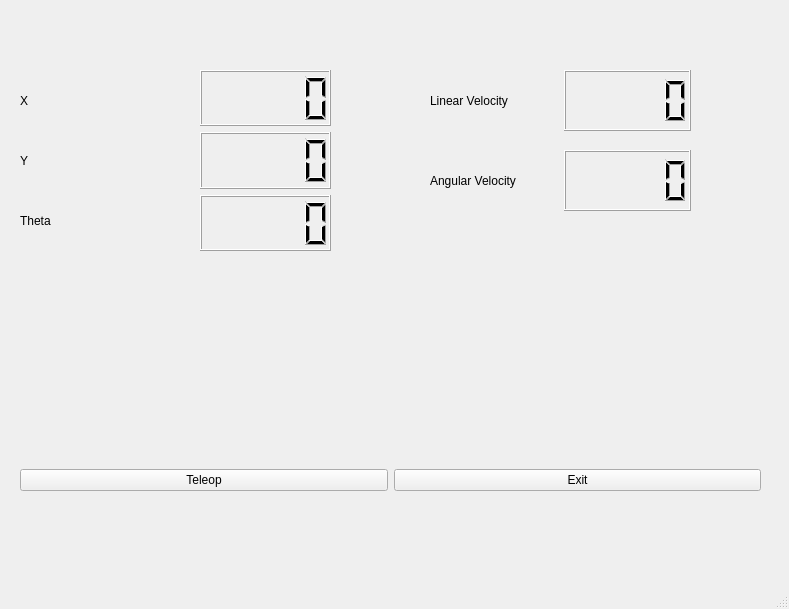
<?xml version="1.0" encoding="UTF-8"?>
<ui version="4.0">
 <class>MainWindow</class>
 <widget class="QMainWindow" name="MainWindow">
  <property name="geometry">
   <rect>
    <x>0</x>
    <y>0</y>
    <width>789</width>
    <height>609</height>
   </rect>
  </property>
  <property name="windowTitle">
   <string>MainWindow</string>
  </property>
  <widget class="QWidget" name="centralwidget">
   <widget class="QWidget" name="layoutWidget">
    <property name="geometry">
     <rect>
      <x>20</x>
      <y>420</y>
      <width>741</width>
      <height>121</height>
     </rect>
    </property>
    <layout class="QHBoxLayout" name="horizontalLayout">
     <item>
      <widget class="QPushButton" name="Teleop">
       <property name="text">
        <string>Teleop</string>
       </property>
      </widget>
     </item>
     <item>
      <widget class="QPushButton" name="Exit">
       <property name="text">
        <string>Exit</string>
       </property>
      </widget>
     </item>
    </layout>
   </widget>
   <widget class="QWidget" name="layoutWidget_2">
    <property name="geometry">
     <rect>
      <x>20</x>
      <y>190</y>
      <width>181</width>
      <height>61</height>
     </rect>
    </property>
    <layout class="QHBoxLayout" name="horizontalLayout_5">
     <item>
      <widget class="QLabel" name="label_3">
       <property name="text">
        <string>Theta</string>
       </property>
      </widget>
     </item>
    </layout>
   </widget>
   <widget class="QWidget" name="layoutWidget">
    <property name="geometry">
     <rect>
      <x>20</x>
      <y>70</y>
      <width>181</width>
      <height>61</height>
     </rect>
    </property>
    <layout class="QHBoxLayout" name="horizontalLayout_4">
     <item>
      <widget class="QLabel" name="label">
       <property name="text">
        <string>X</string>
       </property>
      </widget>
     </item>
    </layout>
   </widget>
   <widget class="QWidget" name="layoutWidget">
    <property name="geometry">
     <rect>
      <x>20</x>
      <y>130</y>
      <width>181</width>
      <height>61</height>
     </rect>
    </property>
    <layout class="QHBoxLayout" name="horizontalLayout_3">
     <item>
      <widget class="QLabel" name="label_2">
       <property name="text">
        <string>Y</string>
       </property>
      </widget>
     </item>
    </layout>
   </widget>
   <widget class="QWidget" name="layoutWidget">
    <property name="geometry">
     <rect>
      <x>200</x>
      <y>70</y>
      <width>131</width>
      <height>181</height>
     </rect>
    </property>
    <layout class="QVBoxLayout" name="verticalLayout_2">
     <item>
      <widget class="QLCDNumber" name="x_lcd"/>
     </item>
     <item>
      <widget class="QLCDNumber" name="y_lcd"/>
     </item>
     <item>
      <widget class="QLCDNumber" name="theta_lcd"/>
     </item>
    </layout>
   </widget>
   <widget class="QWidget" name="layoutWidget">
    <property name="geometry">
     <rect>
      <x>430</x>
      <y>70</y>
      <width>261</width>
      <height>61</height>
     </rect>
    </property>
    <layout class="QHBoxLayout" name="horizontalLayout_6">
     <item>
      <widget class="QLabel" name="label_8">
       <property name="text">
        <string>Linear Velocity</string>
       </property>
      </widget>
     </item>
     <item>
      <widget class="QLCDNumber" name="linear_lcd"/>
     </item>
    </layout>
   </widget>
   <widget class="QWidget" name="">
    <property name="geometry">
     <rect>
      <x>430</x>
      <y>150</y>
      <width>261</width>
      <height>61</height>
     </rect>
    </property>
    <layout class="QHBoxLayout" name="horizontalLayout_8">
     <item>
      <widget class="QLabel" name="label_4">
       <property name="text">
        <string>Angular Velocity</string>
       </property>
      </widget>
     </item>
     <item>
      <widget class="QLCDNumber" name="angular_lcd"/>
     </item>
    </layout>
   </widget>
  </widget>
  <widget class="QMenuBar" name="menubar">
   <property name="geometry">
    <rect>
     <x>0</x>
     <y>0</y>
     <width>789</width>
     <height>22</height>
    </rect>
   </property>
  </widget>
  <widget class="QStatusBar" name="statusbar"/>
 </widget>
 <resources/>
 <connections/>
</ui>
